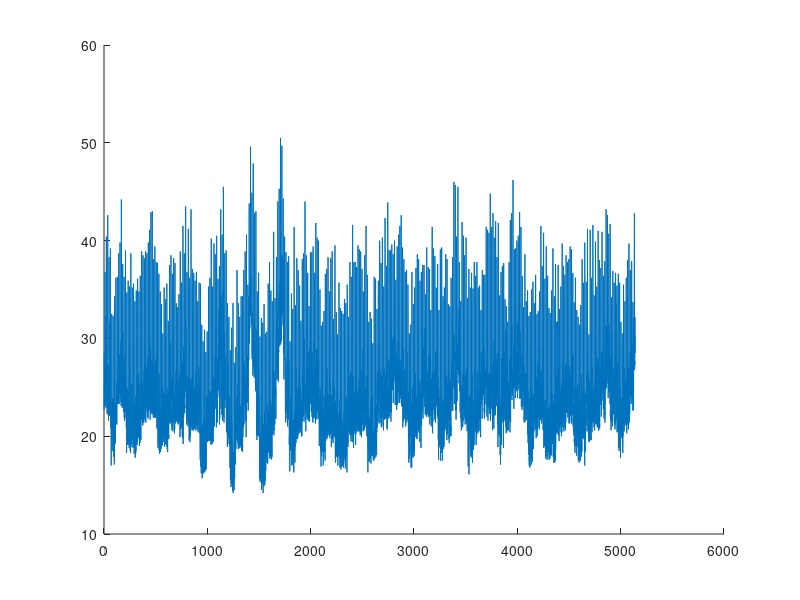
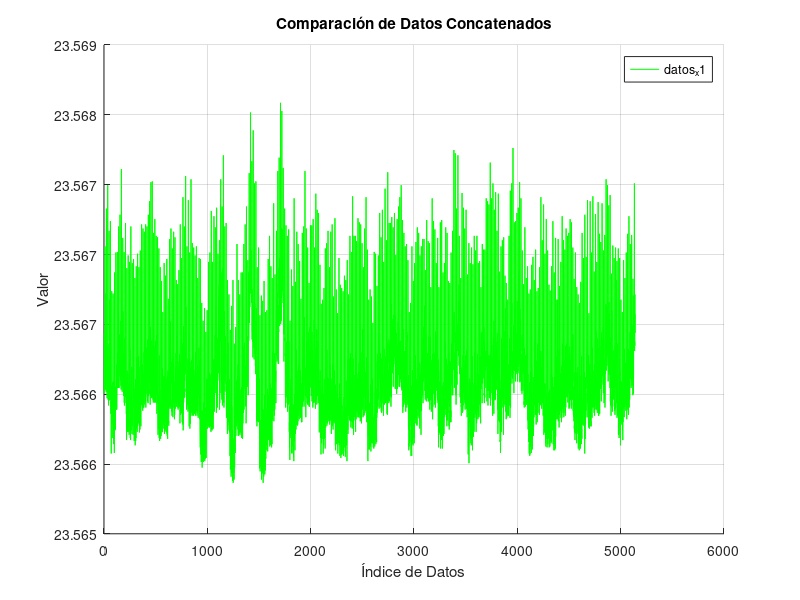
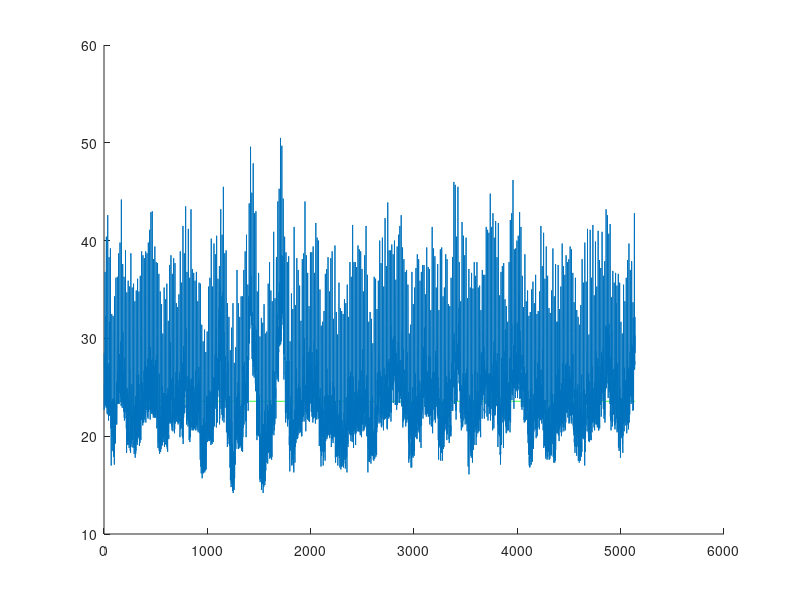

Source code (MATLAB) for these figures, in order:

    % 
    % Archivo de script para graficar en MATLAB

    % Cargar datos desde el archivo
    datos = load('datos_mat3.txt');

    % Separar datos_x y datos_y
    datos_x = datos(:, 1);
    datos_y = datos(:, 2);

    %Graficar
    %figure;
    %plot(datos_x);
    %figure;
    %plot(datos_y);
    figure;
    hold on;
    %plot(datos_x);
    plot(datos_y);%plot(-0.5*datos_y+0.011);


datos2 = load('datos_mat2.txt');
datos_x1 = datos2(:, 2);

datos3 = load('datos_mat.txt');
datos_x2 = datos3(:, 2);

% Concatenar los datos verticalmente
datos_concatenados = cat(1, datos_x1, datos_x2);

figure;
hold on;
%plot(datos_x1, 'r'); % Graficar datos_x1 en rojo
%plot(datos_x2, 'b'); % Graficar datos_x2 en azul
plot(datos_concatenados, 'g');  % Graficar la concatenación en verde

xlabel('Índice de Datos');
ylabel('Valor');
legend('datos_x1', 'datos_x2', 'Concatenados');
title('Comparación de Datos Concatenados');
grid on;


%COMPARACION
figure;
hold on;
plot(datos_concatenados, 'g');  % Graficar la concatenación en verde
plot(datos_y);%plot(-0.5*datos_y+0.011);




    